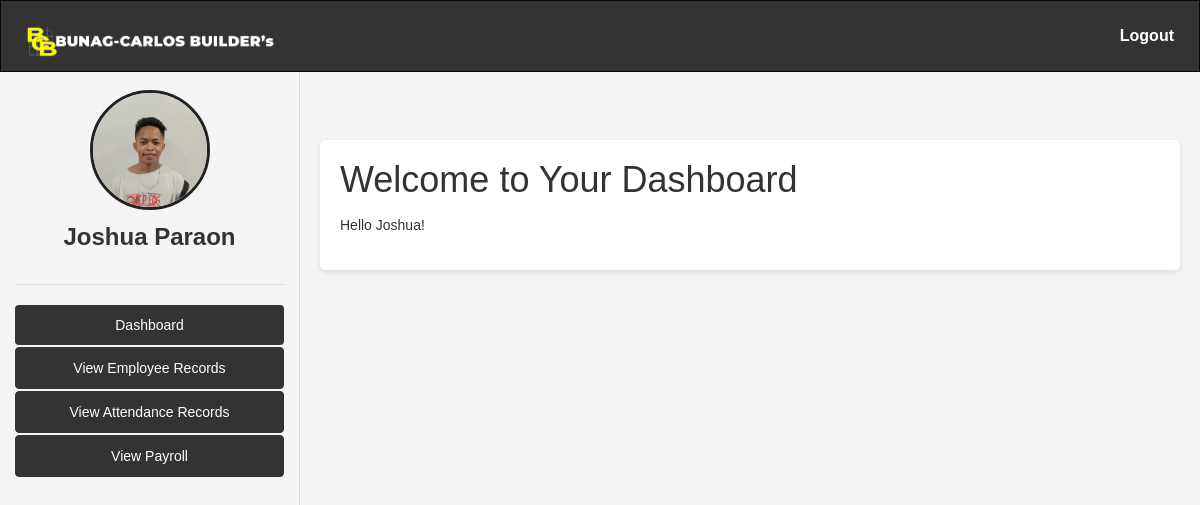
The page /employee_dashboard.php (signed in) on the database its author committed.
### tables this page shows
CREATE TABLE `employees` (
  `id` int(11) NOT NULL,
  `employee_id` varchar(15) NOT NULL,
  `firstname` varchar(50) NOT NULL,
  `lastname` varchar(50) NOT NULL,
  `address` text NOT NULL,
  `birthdate` date NOT NULL,
  `contact_info` varchar(100) NOT NULL,
  `gender` varchar(10) NOT NULL,
  `position_id` int(11) NOT NULL,
  `schedule_id` int(11) NOT NULL,
  `photo` varchar(200) NOT NULL,
  `created_on` date NOT NULL,
  `qrtext` varchar(255) NOT NULL,
  `qrimage` varchar(255) NOT NULL,
  `password` varchar(255) NOT NULL
);

### employee_dashboard.php (the view, shortened to what this page needs)
<?php
include 'conn.php';
$employee_id = $_SESSION['employee_id'];
$sql = "SELECT firstname, lastname, photo, position_id, contact_info,id FROM employees WHERE employee_id = '$employee_id'";
$result = $conn->query($sql);
if ($result->num_rows > 0) {
    $row = $result->fetch_assoc();
    $id = $row['id'];
    $firstname = $row['firstname'];
    $lastname = $row['lastname'];
    $photo = (!empty($row['photo']) && file_exists('images/' . $row['photo'])) ? 'images/' . $row['photo'] : 'images/default_photo.jpg';
} else {
    $firstname = 'Unknown';
    $lastname = 'Employee';
    $photo = 'images/default_photo.jpg';
    $position_id = '';
    $contact_info = '';
}
?>
<!DOCTYPE html>
<html lang="en">
<head>
  <link rel="stylesheet" href="https://maxcdn.bootstrapcdn.com/bootstrap/3.4.1/css/bootstrap.min.css">
</head>
<body>
<nav class="navbar navbar-inverse">
  <div class="container-fluid">
    <div class="navbar-header">
      <a class="navbar-brand" href="#"><img src="bunaglogo.png" alt="Company Logo"></a>
    </div>
    <ul class="nav navbar-nav navbar-right">
      <li class="profile-logout"><a href="logout.php">Logout</a></li>
    </ul>
  </div>
</nav>
<div class="container-fluid">
  <div class="row">
    <div class="col-sm-3 sidenav">
      <div class="profile-info">
        <?php if (!empty($photo)) : ?>
          <img src="<?php echo $photo; ?>" alt="Profile Photo" class="profile-photo">
        <?php endif; ?>
        <div class="profile-name"><?php echo $firstname . ' ' . $lastname; ?></div>
      </div>
      <ul class="nav nav-pills nav-stacked">
        <li class="<?php echo (basename($_SERVER['PHP_SELF']) == 'employee_dashboard.php') ? 'active' : ''; ?>">
          <a href="employee_dashboard.php" style="text-align: center; display: block;">Dashboard</a>
        </li>
        <li>
          <a href="view_employee_records.php" class="btn btn-primary view-btn custom-btn" data-target="view_employee_records.php">
            <span style="display: inline-block; text-align: center; width: 100%;">View Employee Records</span>
          </a>
        </li>
        <li>
          <a href="view_attendance_records.php?id=<?php echo $employee_id; ?>&id2=<?php echo $id; ?>" class="btn btn-primary view-btn custom-btn" data-target="view_attendance_records.php?id=<?php echo $employee_id; ?>&id2=<?php echo $id; ?>">
            <span style="display: inline-block; text-align: center; width: 100%;">View Attendance Records</span>
         </a>
        </li>
        <li>
    <a href="view_payroll.php?id=<?php echo $employee_id; ?>&id2=<?php echo $id; ?>" class="btn btn-primary view-btn custom-btn" data-target="view_payroll.php?id=<?php echo $employee_id; ?>&id2=<?php echo $id; ?>">
        <span style="display: inline-block; text-align: center; width: 100%;">View Payroll</span>
    </a>
</li>
      </ul>
      <br>
    </div>
    <div class="col-sm-9 content">
      <div class="widget">
        <h4 style="font-size: 36px; color: #333;">Welcome to Your Dashboard</h4>
        <p>Hello <?php echo $firstname; ?>!</p>
      </div>
    </div>
  </div>
</div>
</body>
</html>

### employee_dashboard.php (style rules this page uses)
body { font-family: Arial, sans-serif; background-color: #f4f4f4; margin: 0; padding: 0; }
.navbar { background-color: #333; color: #fff; border-radius: 0; position: fixed; top: 0; left: 0; width: 100%; z-index: 1000; }
.navbar-header { padding: 10px; display: inline-block; }
.navbar-brand img { max-width: 250px; height: auto; margin: 0; }
.navbar-nav li a { color: #fff !important; }
.sidenav { background-color: #f5f5f5; padding-top: 20px; border-right: 1px solid #ddd; position: fixed; top: 70px; left: 0; width: 300px; overflow-y: auto; z-index: 900; height: calc(100% - 70px); }
.profile-info { text-align: center; padding-bottom: 20px; border-bottom: 1px solid #ddd; margin-bottom: 20px; }
.profile-photo { width: 120px; height: 120px; border-radius: 50%; object-fit: cover; border: 3px solid #222; margin-bottom: 10px; }
.profile-name { font-size: 24px; font-weight: bold; margin-bottom: 10px; color: #333; }
.nav-pills>li.active>a, .nav-pills>li.active>a:hover, .nav-pills>li.active>a:focus { background-color: #333; }
.content { padding: 20px; margin-top: 120px; margin-left: 300px; }
.widget { background-color: #fff; border-radius: 5px; padding: 20px; margin-bottom: 20px; box-shadow: 0 2px 4px rgba(0, 0, 0, 0.1); }
.widget h4 { margin-top: 0; margin-bottom: 15px; font-size: 28px; color: #333; }
.widget p { margin-bottom: 15px; }
.profile-logout { position: absolute; top: 10px; right: 10px; }
.profile-logout a { display: inline-block; padding: 12px 30px; background-color: #333; color: #fff; border-radius: 0 0 5px 5px; text-decoration: none; transition: background-color 0.3s ease; font-size: 16px; font-weight: bold; }
.custom-btn { background-color: #333; color: #fff !important; border-color: #333; }

### rows shown on the page
employees: photo (picture), firstname "Joshua", lastname "Paraon"
